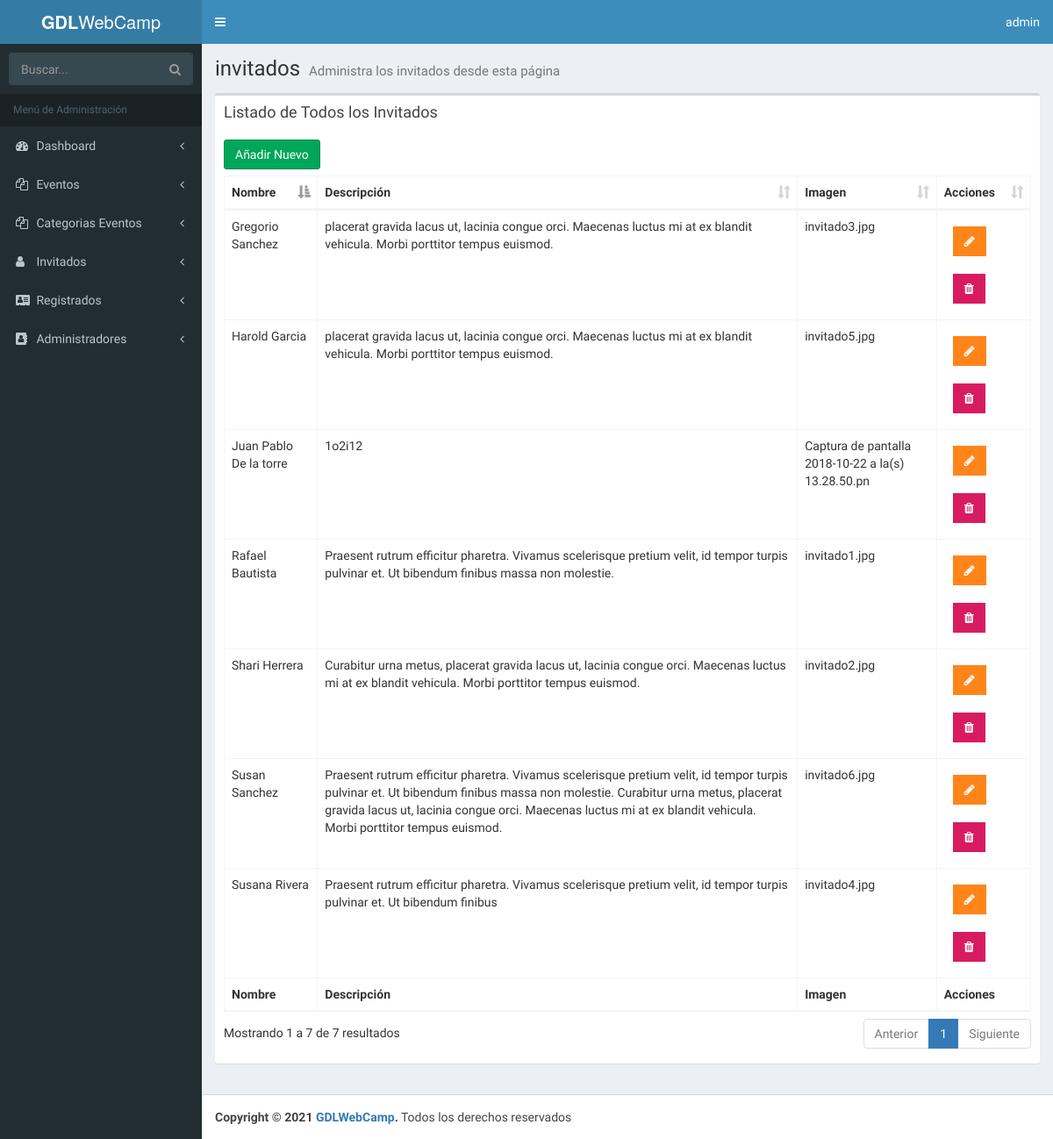
The app's page /admin/lista-invitados.php (signed in), older data.
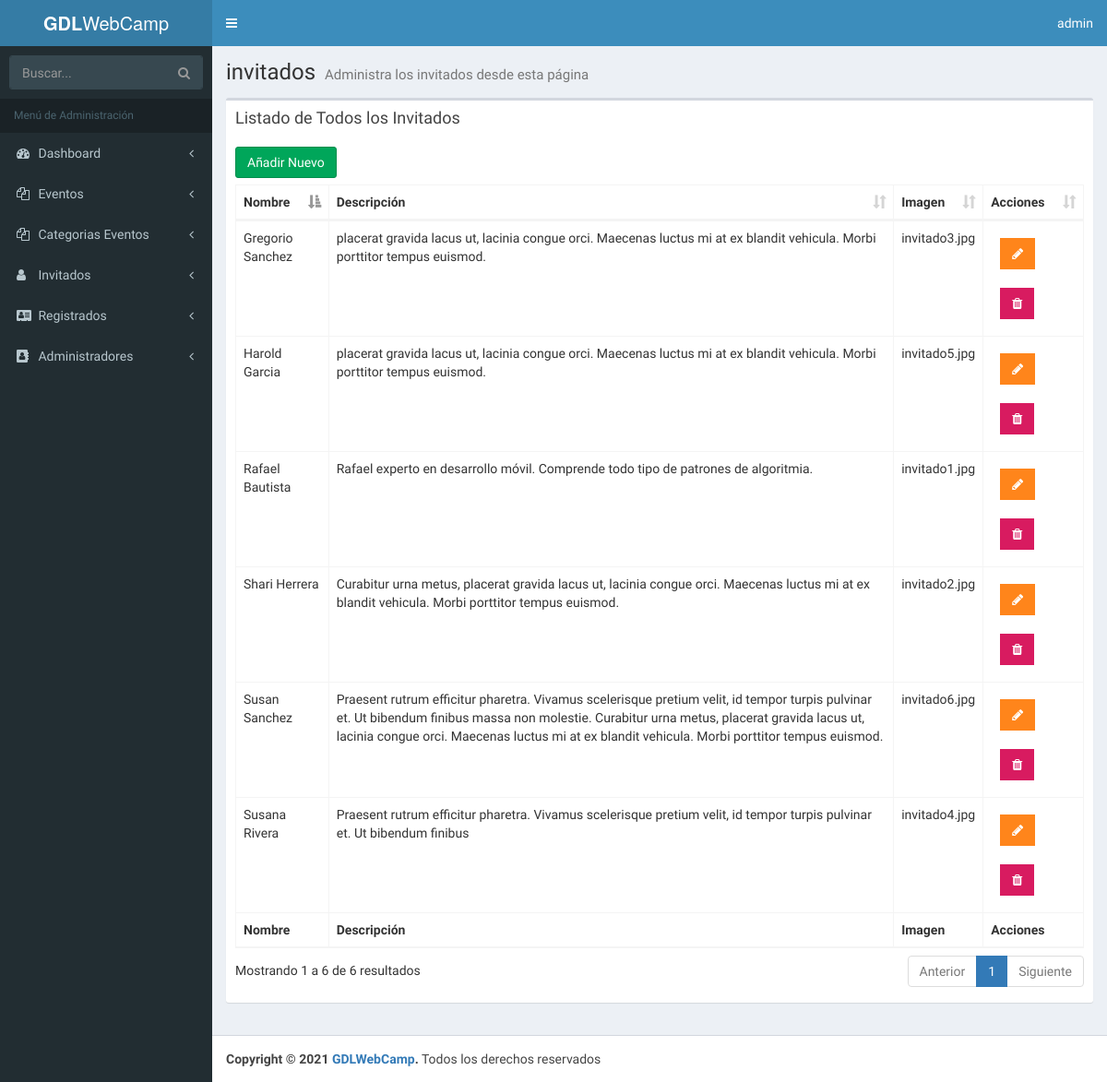
The same page, newer data.
### tables this page shows
CREATE TABLE `invitados` (
  `invitado_id` tinyint(4) NOT NULL,
  `nombre_invitado` varchar(30) NOT NULL,
  `apellido_invitado` varchar(30) NOT NULL,
  `descripcion` mediumtext NOT NULL,
  `url_imagen` varchar(50) NOT NULL,
  `editado` datetime NOT NULL
);

### admin/lista-invitados.php (the view, shortened to what this page needs)
<?php
include_once 'funciones/funciones.php';
include_once 'templates/header.php'; ?>
<body class="hold-transition skin-blue fixed sidebar-mini">
<div class="wrapper">
    <?php include_once 'templates/barra.php'; ?>
    <?php include_once 'templates/navegacion.php'; ?>
  <div class="content-wrapper">
    <section class="content-header">
      <h1>
        invitados
        <small>Administra los invitados desde esta página</small>
      </h1>
    </section>
    <section class="content">
    <div class="row">
      <div class="col-xs-12">
        <div class="box">
          <div class="box-header">
            <h3 class="box-title">Listado de Todos los Invitados</h3>
          </div>
          <div class="box-body">
            <a href="nuevo-invitado.php" class="btn btn-success">Añadir Nuevo</a>
            <table id="registros" class="table table-bordered table-hover">
                <thead>
                        <tr>
                            <th>Nombre</th>
                            <th>Descripción</th>
                            <th>Imagen</th>
                            <th>Acciones</th>
                        </tr>
                </thead>
                <tbody>
                <?php
                  try {
                    $sql = "SELECT * FROM invitados ";
                    $resultado = $conn->query($sql);
                  } catch (Exception $e) {
                    $error = $e->getMessage();
                  }
                  while($invitado = $resultado->fetch_assoc() ) {  ?>
                      <tr>
                              <td><?php echo $invitado['nombre_invitado'] . " " . $invitado['apellido_invitado']; ?></td>
                              <td><p><?php echo $invitado['descripcion']; ?></p></td>
                              <td><?php echo $invitado['url_imagen']; ?></td>
                              <td>
                                  <a href="editar-invitado.php?id=<?php echo $invitado['invitado_id']; ?>" type="button" class="btn bg-orange btn-flat margin"> <i class="fa fa-pencil" aria-hidden="true"></i></a>
                                  <a href="#" data-id="<?php echo $invitado['invitado_id']; ?>" data-tipo="invitado" type="button" class="btn bg-maroon btn-flat margin borrar_registro"><i class="fa fa-trash" aria-hidden="true"></i></a>
                             </td>
                      </tr>
                  <?php } ?>
                </tbody>
                <tfoot>
                    <tr>
                        <th>Nombre</th>
                        <th>Descripción</th>
                        <th>Imagen</th>
                        <th>Acciones</th>
                    </tr>
                </tfoot>
            </table>
          </div>
        </div>
      </div>
    </div>
  </section>
  </div>
<?php
  include_once 'templates/footer.php';
  include_once 'templates/footer-scripts.php';
?>

Row changes from the older to the newer data that the page shows:
removed invitados: nombre_invitado "Juan Pablo", apellido_invitado "De la torre", descripcion "1o2i12", url_imagen "Captura de pantalla 2018-10-22 a la(s) 13.28.50.pn"
changed invitados "Rafael": descripcion "Praesent rutrum efficitur pharetra. Vivamus scelerisque pretium velit, id tempor turpis pulvinar et. Ut bibendum finibus massa non molestie." → "Rafael experto en desarrollo móvil. Comprende todo tipo de patrones de algoritmia."
Text that changed along with them:
text written by a page script: "Mostrando 1 a 7 de 7 resultados Anterior 1 Siguiente" → "Mostrando 1 a 6 de 6 resultados Anterior 1 Siguiente"
